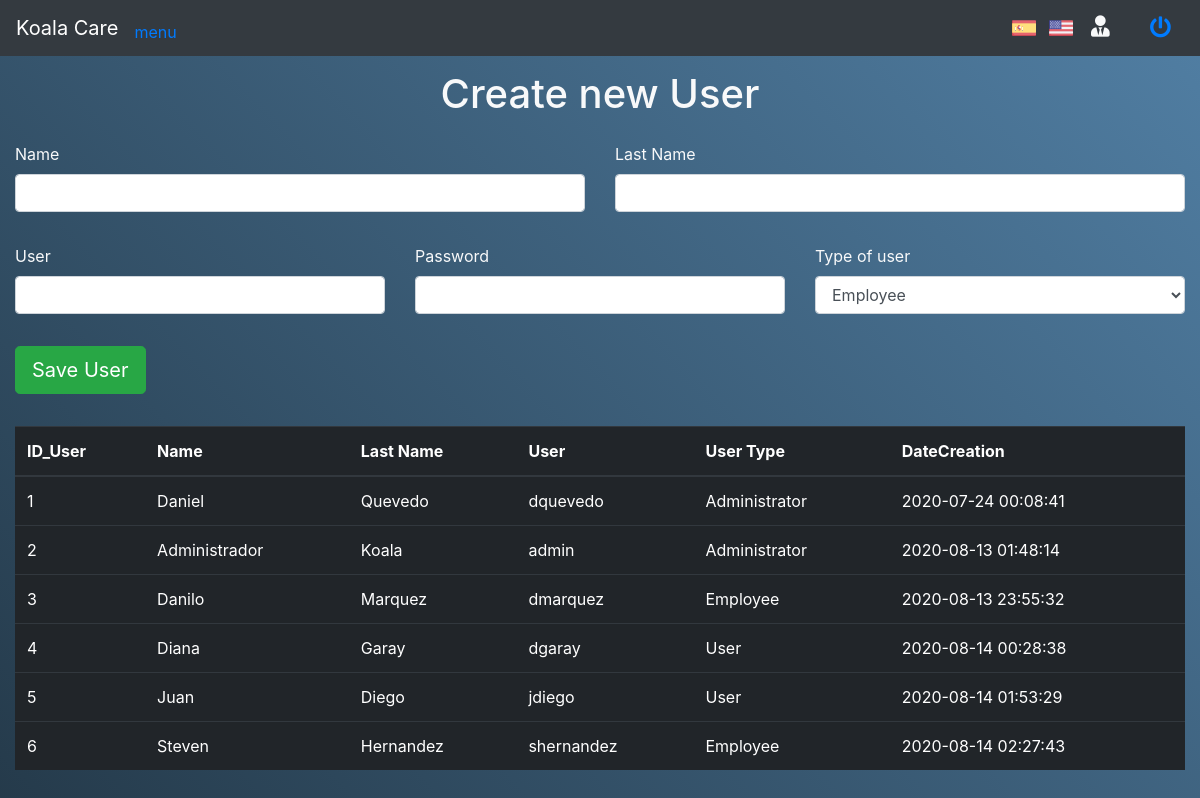
The app's page /Koalas_S/index.php/user with its own data.
### tables this page shows
CREATE TABLE `tbusuarios` (
  `ID_Usuario` int(11) NOT NULL,
  `Nombre` varchar(50) NOT NULL,
  `Apellido` varchar(50) NOT NULL,
  `Usuario` varchar(150) NOT NULL,
  `Password` text NOT NULL,
  `TipoUsuario` int(11) NOT NULL COMMENT '1 = Administrador, 2 = Empleado, 3 = Usuario',
  `FechaCreacion` timestamp NOT NULL DEFAULT current_timestamp()
);

### Koalas_S/application/controllers/User.php (called while the page is built, shortened)
<?php
class User extends CI_Controller {
	public function __construct(){
		$this->load->model("User_model");
	}
	public function index()
	{
		$datos["listUsers"] = $this->User_model->Read_All_User();
		$this->load->view("Format/header");
		$this->load->view('User/CreateUser', $datos);
		$this->load->view("Format/footer");
	}
}

### Koalas_S/index.php (called while the page is built, shortened)
<?php
require_once BASEPATH.'core/CodeIgniter.php';

### Koalas_S/application/models/User_model.php (called while the page is built, shortened)
<?php
	class User_model extends CI_Model {
		function Read_All_User(){
			$this->db->select("*");
			$this->db->from("tbusuarios");
			$result = $this->db->get();
			return $result->result();
		}
	}
?>

### Koalas_S/application/views/User/CreateUser.php (the view, shortened to what this page needs)
<div class="container-fluid text-light">
	<div class="row mb-3">
		<div class="col-12 text-center">
			<h1>Create new User</h1>
		</div>
	</div>
	<form action="<?= base_url() ?>index.php/User/NewUser" method="POST">
		<div class="row mb-3">
			<div class="col-6">
				<div class="form-group">
					<label for="txtNombre">Name</label>
					<input type="text" id="txtNombre" name="txtNombre" class="form-control">
				</div>
			</div>
			<div class="col-6">
				<div class="form-group">
					<label for="txtApellido">Last Name</label>
					<input type="text" id="txtApellido" name="txtApellido" class="form-control">
				</div>
			</div>
		</div>
		<div class="row mb-3">
			<div class="col-4">
				<div class="form-group">
					<label for="txtUser">User</label>
					<input type="text" id="txtUser" name="txtUser" class="form-control">
				</div>
			</div>
			<div class="col-4">
				<div class="form-group">
					<label for="txtPass">Password</label>
					<input type="password" id="txtPass" name="txtPass" class="form-control">
				</div>
			</div>
			<div class="col-4">
				<div class="form-group">
					<label for="slcTipoUser">Type of user</label>
					<select name="slcTipoUser" id="slcTipoUser" class="form-control">
						<option value="2">Employee</option>
					</select>
				</div>
			</div>
		</div>
		<div class="row mb-3">
			<div class="col-12">
				<div class="form-group">
					<button class="btn btn-success btn-lg" type="submit">Save User</button>
				</div>
			</div>
		</div>
	</form>
	<div class="row mb-3">
		<div class="col-12">
			<div class="table-responsive">
				<table class="table table-dark" id="tableUser">
					<thead>
						<tr>
							<th>ID_User</th>
							<th>Name</th>
							<th>Last Name</th>
							<th>User</th>
							<th>User Type</th>
							<th>DateCreation</th>
						</tr>
					</thead>
					<tbody>
						<?php
						foreach ($listUsers as $key => $value) {
							?>
							<tr>
								<td><?= $value->ID_Usuario ?></td>
								<td><?= $value->Nombre ?></td>
								<td><?= $value->Apellido ?></td>
								<td><?= $value->Usuario ?></td>
								<td>
									<?php
									switch ($value->TipoUsuario) {
										case 1:
											echo "Administrator";
											break;
										case 2:
											echo "Employee";
											break;
										case 3:
											echo "User";
											break;
									}
									?>
								</td>
								<td><?= $value->FechaCreacion ?></td>
							</tr>
							<?php
						}
						?>
					</tbody>
				</table>
			</div>
		</div>
	</div>
</div>

### Koalas_S/assets/template/demo.css (style rules this page uses)
html,body,div,span,header,ul,li,a { margin:0;padding:0;border:0;font-size:100%;font:inherit;vertical-align:baseline }
html { height:100% }
body { font-family:'Raleway', sans-serif;text-align:center;color:#fffce1 }
h1,h2,h3,h4,h5,h6 { margin:0 }

### records on screen
tbusuarios: ID_Usuario "1", Nombre "Daniel", Apellido "Quevedo", Usuario "dquevedo", TipoUsuario "Administrator", FechaCreacion "2020-07-24 00:08:41"
tbusuarios: ID_Usuario "2", Nombre "Administrador", Apellido "Koala", Usuario "admin", TipoUsuario "Administrator", FechaCreacion "2020-08-13 01:48:14"
tbusuarios: ID_Usuario "3", Nombre "Danilo", Apellido "Marquez", Usuario "dmarquez", TipoUsuario "Employee", FechaCreacion "2020-08-13 23:55:32"
tbusuarios: ID_Usuario "4", Nombre "Diana", Apellido "Garay", Usuario "dgaray", TipoUsuario "User", FechaCreacion "2020-08-14 00:28:38"
tbusuarios: ID_Usuario "5", Nombre "Juan", Apellido "Diego", Usuario "jdiego", TipoUsuario "User", FechaCreacion "2020-08-14 01:53:29"
tbusuarios: ID_Usuario "6", Nombre "Steven", Apellido "Hernandez", Usuario "shernandez", TipoUsuario "Employee", FechaCreacion "2020-08-14 02:27:43"
